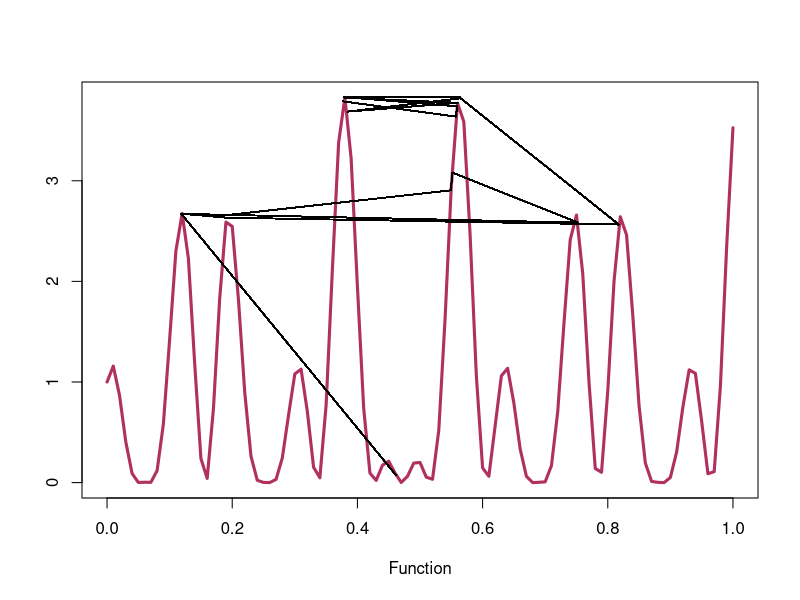

Write R code to recreate this figure.


#function example

h=function(x){(cos(50*x)+sin(20*x))^2}
curve(h,xlab="Function",ylab="",lwd=3,col="maroon")
x=runif(1)
hval=hcur=h(x)
temp=1/log(1+1:10000)
#temp=1/log(1+1:10000)^2
#temp = seq(2,.1,by=-1/10000)
diff=iter=1
while(diff>10^(-4)){
  prop=x[iter]+runif(1,-1,1)
  if((prop>1) || (prop <0) ||(log(runif(1))*temp[iter]>h(prop)-hcur))
    prop=x[iter]
  x=c(x,prop)
  hcur=h(prop)
  hval=c(hval,hcur)
  if ((iter>1000)&&(length(unique(x[(iter/2):iter]))>1))
    diff=max(hval)-max(hval[1:(iter/2)])
  iter=iter+1
  points(x,hval,type="l")
}





#Sudoku example

#easily solved
s=matrix(0,ncol=9,nrow=9)
s[1,c(1,2,5)]=c(5,3,7)
s[2,c(1,4:6)]=c(6,1,9,5)
s[3,c(2,3,8)]=c(9,8,6)
s[4,c(1,5,9)]=c(8,6,3)
s[5,c(1,4,6,9)]=c(4,8,3,1)
s[6,c(1,5,9)]=c(7,2,6)
s[7,c(2,7,8)]=c(6,2,8)
s[8,c(4:6,9)]=c(4,1,9,5)
s[9,c(5,8,9)]=c(8,7,9)

#medium difficulty
# s=matrix(0,ncol=9,nrow=9)
# s[1,c(5,7)]=c(7,1)
# s[2,c(1,2,5)]=c(7,9,4)
# s[3,c(1,3,4)]=c(2,4,3)
# s[4,c(3,6,8)]=c(7,8,5)
# s[5,c(1,5,9)]=c(8,9,4)
# s[6,c(2,4,7)]=c(1,7,8)
# s[7,c(6,7,9)]=c(1,5,8)
# s[8,c(5,8,9)]=c(8,2,1)
# s[9,c(3,5)]=c(6,3)


temp<-0.5

#temp<-2

#set.seed(47)
set.seed(21)
cur<-matrix(0,9,9)
sample(1:9)
for(i in 0:2){
  for(j in 0:2){
    sq<-s[(1:3)+3*i,(1:3)+3*j]
    x<-c(1:9)
    sq1<-as.vector(sq)
    sq1[sq1==0]<-sample(x[-c(sq1)],length(x[-c(sq1)]))
    sq<-matrix(sq1,nrow=3)
    cur[(1:3)+3*i,(1:3)+3*j]<-sq
  }
}

scor<-function(matr){
  scr=-1*(sum(apply(matr,1,function(x) length(unique(x))))+sum(apply(matr,2,function(x) length(unique(x)))));return(scr)}




for(i in 1:1000000){
  randbox<-sample(0:2,2,replace=T)
  rbox1<-(1:3)+3*randbox[1]
  rbox2<-(1:3)+3*randbox[2]
  propos<-cur[rbox1,rbox2]
  flips<-sample(which(s[rbox1,rbox2]==0),2)
  tmp<-propos[flips[1]]
  propos[flips[1]]<-propos[flips[2]]
  propos[flips[2]]<-tmp
  proposal<-cur
  proposal[rbox1,rbox2]<-propos
  
  
  y_n<-scor(proposal)
  y<-scor(cur)
  
  
  if(exp((y-y_n)/temp)- runif(1) > 0){cur<-proposal}else{cur<-cur}
  if(i%%1000==0){print('iteration');print(i);print('score');print(y)}
  if(scor(cur)==-162){print('puzzle solved');print(cur);print(i);break}
  temp<-.99999*temp}


  